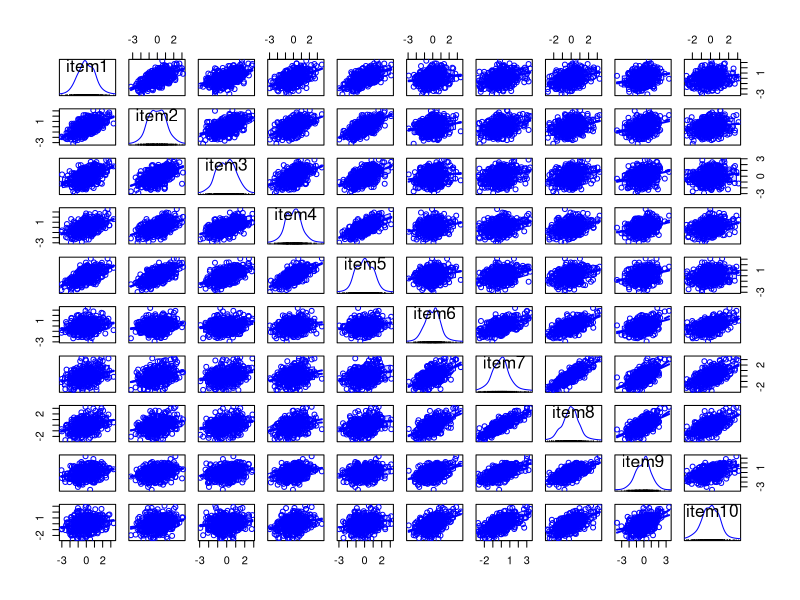
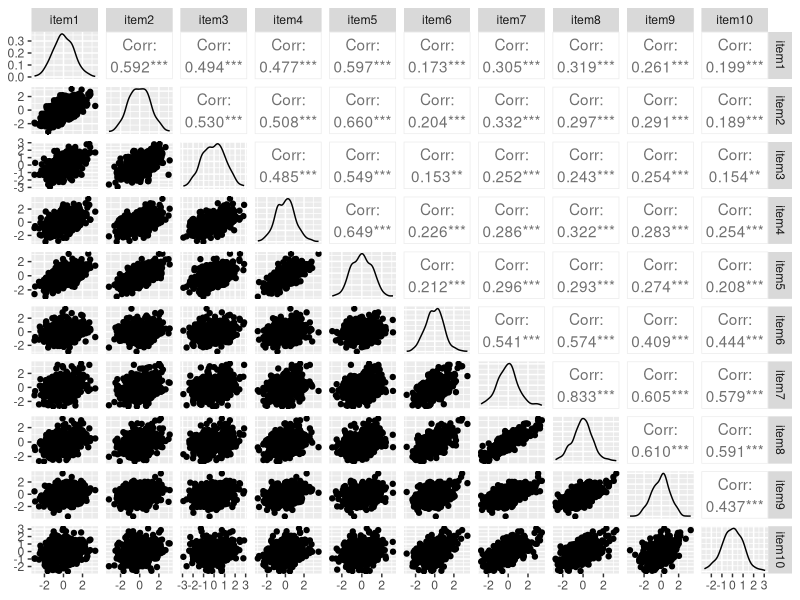
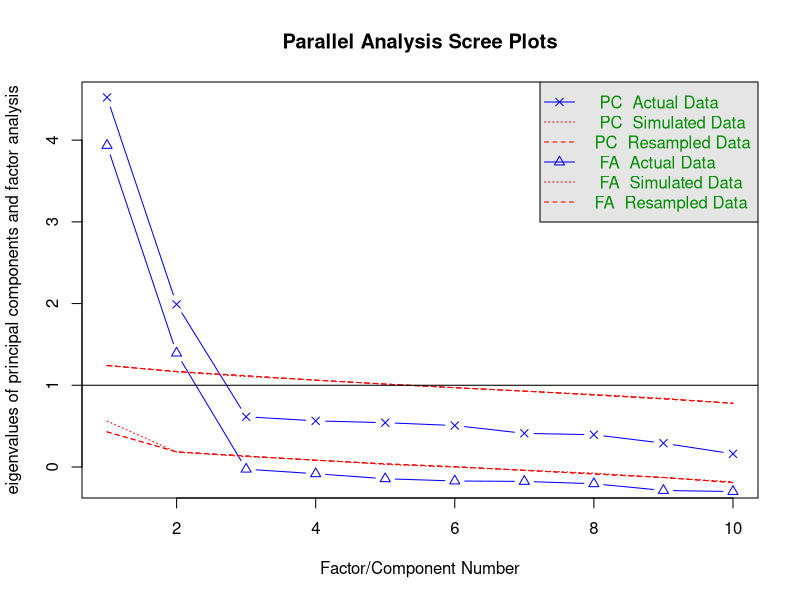
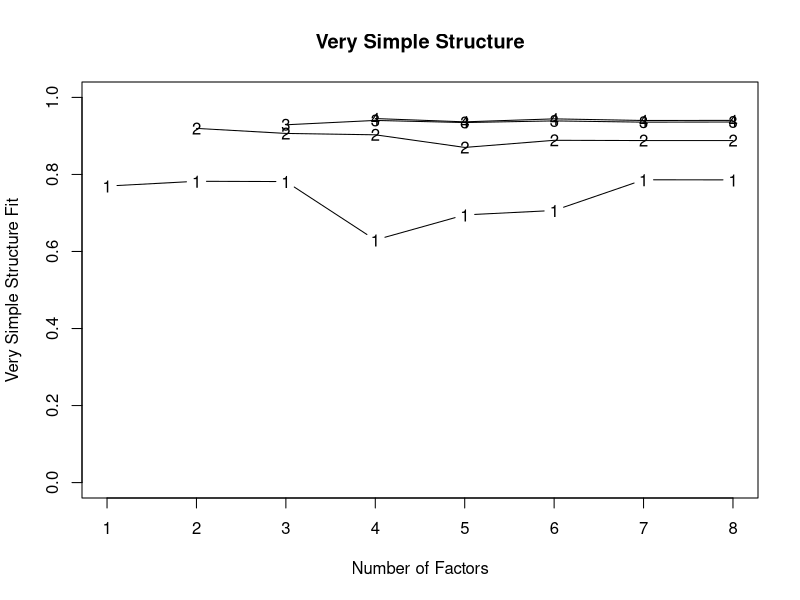

Here is the R script that generated these plots, in order:
## ---- chunk 1
HIDDEN_SOLS=FALSE
## ---- chunk 2
library(psych)
df <- read.csv("../labs/Conduct_problems.csv")

# discard the first column
df <- df[,-1]

corr.test(df)  

KMO(df)  

car::scatterplotMatrix(df)
## ---- chunk 3
library(GGally)
ggpairs(data=df, diag=list(continuous="density"), axisLabels="show")
## ---- chunk 4
fa.parallel(df)
## ---- chunk 5
vss(df)
## ---- chunk 6
conduct_efa <- fa(df, nfactors=2, rotate='oblimin', fm='minres')
## ---- chunk 7
conduct_efa$loadings
## ---- chunk 8
conduct_efa$Phi
## ---- chunk 9
loadings = unclass(conduct_efa$loadings)
loadings = round(loadings, 3)
loadings[abs(loadings) < 0.3] = 0
knitr::kable(loadings, digits = 2, caption = "Factor loadings.")
## ---- chunk 10
principal(df, nfactors=2)
